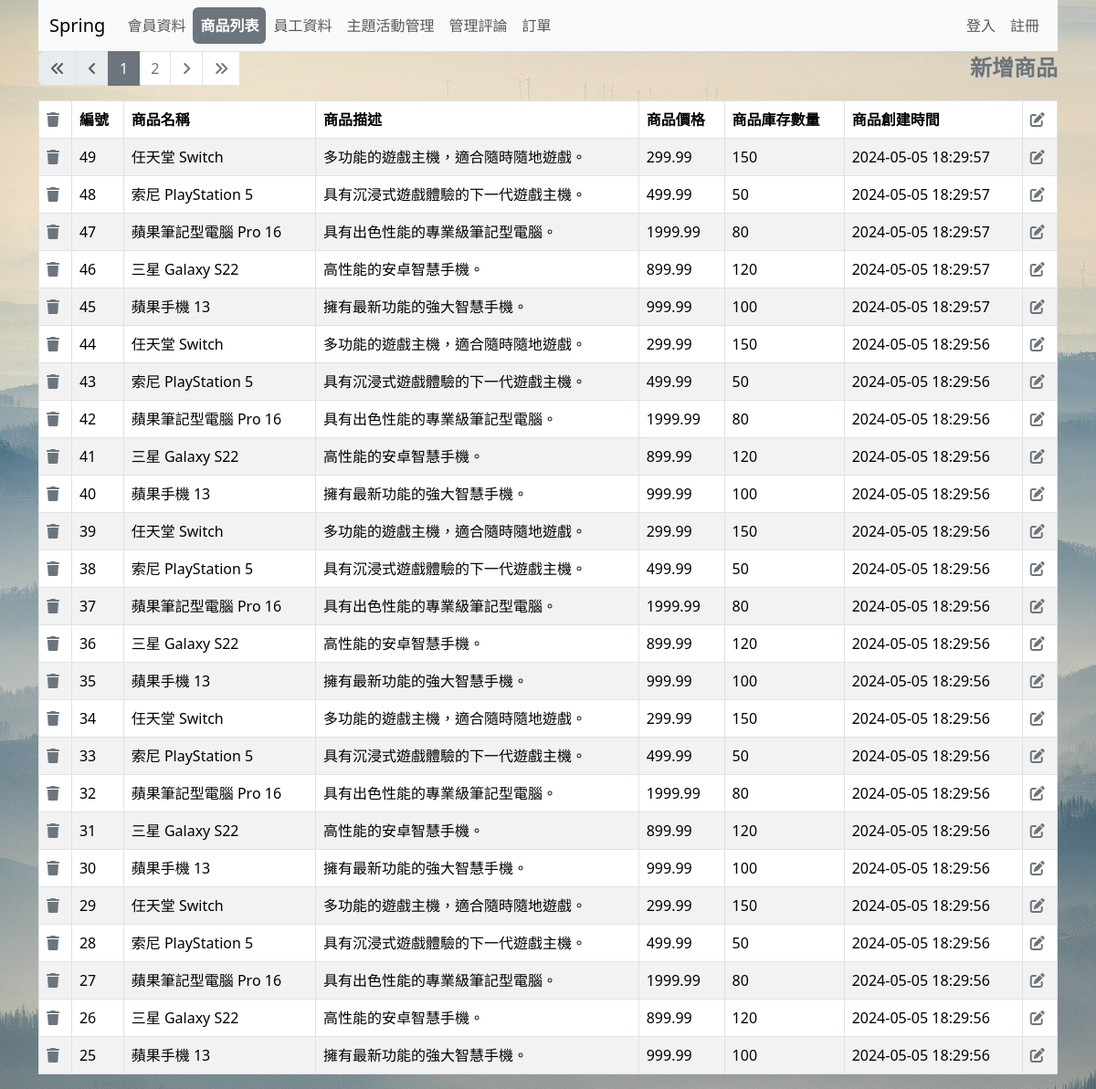
The page /list2.php on the database its author committed.
### tables this page shows
CREATE TABLE `products` (
  `sid` int NOT NULL AUTO_INCREMENT,
  `name` varchar(100) NOT NULL,
  `description` text,
  `price` decimal(10,2) NOT NULL,
  `quantity` int NOT NULL DEFAULT '0',
  `created_at` timestamp NULL DEFAULT CURRENT_TIMESTAMP,
  PRIMARY KEY (`sid`)
);

### list2.php (the view, shortened to what this page needs)
<?php
require __DIR__ . '/config/pdo-connect.php';
$pageName = 'ab_list2';
$t_sql = "SELECT COUNT(1) FROM products";
$perPage = 25;
$page = isset($_GET['page']) ? intval($_GET['page']) : 1;
$totalRows = $pdo->query($t_sql)->fetch(PDO::FETCH_NUM)[0];
$totalPages = 0;
$rows = [];
if ($totalRows > 0) {
  $totalPages = ceil($totalRows / $perPage);
  $sql = sprintf(
    "SELECT * FROM products ORDER BY sid DESC LIMIT %s, %s",
    ($page - 1) * $perPage,
    $perPage
  );
  $rows = $pdo->query($sql)->fetchAll();
}
?>
<?php include __DIR__ . '/parts/html-head.php' ?>
<?php include __DIR__ . '/parts/navbar.php' ?>
<div class="container">
  <div class="row">
    <div class="col">
      <nav aria-label="Page navigation example">
        <ul class="pagination">
          <li class="page-item <?= $page == 1 ? 'disabled' : '' ?>">
            <a class="page-link" href="?page=1">
              <i class="fa-solid fa-angles-left"></i>
            </a>
          </li>
          <li class="page-item <?= $page == 1 ? 'disabled' : '' ?>">
            <a class="page-link" href="?page=<?= $page - 1 ?>">
              <i class="fa-solid fa-angle-left"></i>
            </a>
          </li>
          <?php for ($i = $page - 5; $i <= $page + 5; $i++) :
            if ($i >= 1 and $i <= $totalPages) :
          ?>
              <li class="page-item <?= $page == $i ? 'active' : '' ?>">
                <a class="page-link" href="?page=<?= $i ?>"><?= $i ?></a>
              </li>
          <?php endif;
          endfor; ?>
          <li class="page-item <?= $page == $totalPages ? 'disabled' : '' ?>">
            <a class="page-link" href="?page=<?= $page + 1 ?>">
              <i class="fa-solid fa-angle-right"></i>
            </a>
          </li>
          <li class="page-item <?= $page == $totalPages ? 'disabled' : '' ?>">
            <a class="page-link" href="?page=<?= $totalPages ?>">
              <i class="fa-solid fa-angles-right"></i>
            </a>
          </li>
          <a class="aclass<?= $pageName === 'ab_add' ? 'active' : '' ?>" href="add-products.php">新增商品</a>
        </ul>
      </nav>
    </div>
  </div>
  <div class="row">
    <div class="col">
      <table class="table table-bordered table-striped">
        <thead>
          <tr>
            <th><i class="fa-solid fa-trash"></i></th>
            <th>編號</th>
            <th>商品名稱</th>
            <th>商品描述</th>
            <th>商品價格</th>
            <th>商品庫存數量</th>
            <th>商品創建時間</th>
            <th><i class="fa-solid fa-pen-to-square"></i></th>
          </tr>
        </thead>
        <tbody>
          <?php foreach ($rows as $r) : ?>
            <tr>
              <td>
                <a href="javascript: deleteOne(<?= $r['sid'] ?>)">
                  <i class="fa-solid fa-trash"></i>
                </a>
              </td>
              <td><?= $r['sid'] ?></td>
              <td><?= $r['name'] ?></td>
              <td><?= htmlentities($r['description']) ?></td>
              <td><?= $r['price'] ?></td>
              <td><?= $r['quantity'] ?></td>
              <td><?= ($r['created_at']) ?></td>
              <td>
                <a href="edit-products.php?sid=<?= $r['sid'] ?>">
                  <i class="fa-solid fa-pen-to-square"></i>
                </a>
              </td>
            </tr>
          <?php endforeach ?>
        </tbody>
      </table>
    </div>
  </div>
</div>
<?php include __DIR__ . '/parts/html-foot.php' ?>

### parts/html-head.php (shortened to what this page needs)
<!DOCTYPE html>
<html lang="zh-hant-TW">
  <head>
    <link
      rel="stylesheet"
      href="	https://cdn.jsdelivr.net/npm/bootstrap@5.3.3/dist/css/bootstrap.min.css"
    />
    <link rel="stylesheet" href="https://cdnjs.cloudflare.com/ajax/libs/font-awesome/6.5.2/css/all.min.css">
  </head>
  <body>

### parts/navbar.php (shortened to what this page needs)
<div class="container">
  <nav class="navbar navbar-expand-lg bg-body-tertiary">
    <div class="container-fluid">
      <a class="navbar-brand" href="index_.php">Spring</a>
      <div class="collapse navbar-collapse" id="navbarSupportedContent">
        <ul class="navbar-nav me-auto mb-2 mb-lg-0">
          <li class="nav-item">
            <a class="nav-link <?= $pageName === 'ab_list' ? 'active' : '' ?>" href="list.php">會員資料</a>
          </li>
          <li class="nav-item">
            <a class="nav-link <?= $pageName === 'ab_list2' ? 'active' : '' ?>" href="list2.php">商品列表</a>
          </li>
          <li class="nav-item">
            <a class="nav-link <?= $pageName === 'ab_list3' ? 'active' : '' ?>" href="list3.php">員工資料</a>
          </li>
          <li class="nav-item">
            <a class="nav-link <?= $pageName === 'ab_list4' ? 'active' : '' ?>" href="list4.php">主題活動管理</a>
          </li>
          <li class="nav-item">
            <a class="nav-link <?= $pageName === 'ab_list5' ? 'active' : '' ?>" href="list5.php">管理評論</a>
          </li>
          <li class="nav-item">
            <a class="nav-link <?= $pageName === 'ab_list6' ? 'active' : '' ?>" href="list6.php">訂單</a>
          </li>
        </ul>
        <ul class="navbar-nav mb-2 mb-lg-0">
          <?php if (isset($_SESSION['admin'])) : ?>
            <li class="nav-item">
              <a class="nav-link"><?= $_SESSION['admin']['nickname'] ?></a>
            </li>
            <li class="nav-item">
              <a class="nav-link" href="logout.php">登出</a>
            </li>
          <?php else : ?>
            <li class="nav-item">
              <a class="nav-link <?= $pageName === 'login' ? 'active' : '' ?>" href="login.php">登入</a>
            </li>
            <li class="nav-item">
              <a class="nav-link <?= $pageName === 'register' ? 'active' : '' ?>" href="register.php">註冊</a>
            </li>
          <?php endif; ?>
        </ul>
      </div>
    </div>
  </nav>
</div>

### parts/html-foot.php
</body>
</html>

### list2.php (style rules this page uses)
.aclass { font-size:24px; font-weight: bold; margin-left:auto; color: #6c757d; text-decoration: none; }
.page-link { color: #6c757d; }
.active>.page-link, .page-link.active { background-color: #6c757d; border-color: #6c757d; color: white; }
.fa-trash, .fa-pen-to-square { color: #6c757d; }

### parts/navbar.php (style rules this page uses)
.navbar-nav .nav-link.active { border-radius: 6px; background-color: #6c757d; color: white; font-weight: 900; }

### rows shown on the page
products: sid "49", name "任天堂 Switch", description "多功能的遊戲主機，適合隨時隨地遊戲。", price "299.99", quantity "150", created_at "2024-05-05 18:29:57"
products: sid "48", name "索尼 PlayStation 5", description "具有沉浸式遊戲體驗的下一代遊戲主機。", price "499.99", quantity "50", created_at "2024-05-05 18:29:57"
products: sid "47", name "蘋果筆記型電腦 Pro 16", description "具有出色性能的專業級筆記型電腦。", price "1999.99", quantity "80", created_at "2024-05-05 18:29:57"
products: sid "46", name "三星 Galaxy S22", description "高性能的安卓智慧手機。", price "899.99", quantity "120", created_at "2024-05-05 18:29:57"
products: sid "45", name "蘋果手機 13", description "擁有最新功能的強大智慧手機。", price "999.99", quantity "100", created_at "2024-05-05 18:29:57"
products: sid "44", name "任天堂 Switch", description "多功能的遊戲主機，適合隨時隨地遊戲。", price "299.99", quantity "150", created_at "2024-05-05 18:29:56"
products: sid "43", name "索尼 PlayStation 5", description "具有沉浸式遊戲體驗的下一代遊戲主機。", price "499.99", quantity "50", created_at "2024-05-05 18:29:56"
products: sid "42", name "蘋果筆記型電腦 Pro 16", description "具有出色性能的專業級筆記型電腦。", price "1999.99", quantity "80", created_at "2024-05-05 18:29:56"
products: sid "41", name "三星 Galaxy S22", description "高性能的安卓智慧手機。", price "899.99", quantity "120", created_at "2024-05-05 18:29:56"
products: sid "40", name "蘋果手機 13", description "擁有最新功能的強大智慧手機。", price "999.99", quantity "100", created_at "2024-05-05 18:29:56"
products: sid "39", name "任天堂 Switch", description "多功能的遊戲主機，適合隨時隨地遊戲。", price "299.99", quantity "150", created_at "2024-05-05 18:29:56"
products: sid "38", name "索尼 PlayStation 5", description "具有沉浸式遊戲體驗的下一代遊戲主機。", price "499.99", quantity "50", created_at "2024-05-05 18:29:56"
products: sid "37", name "蘋果筆記型電腦 Pro 16", description "具有出色性能的專業級筆記型電腦。", price "1999.99", quantity "80", created_at "2024-05-05 18:29:56"
products: sid "36", name "三星 Galaxy S22", description "高性能的安卓智慧手機。", price "899.99", quantity "120", created_at "2024-05-05 18:29:56"
products: sid "35", name "蘋果手機 13", description "擁有最新功能的強大智慧手機。", price "999.99", quantity "100", created_at "2024-05-05 18:29:56"
products: sid "34", name "任天堂 Switch", description "多功能的遊戲主機，適合隨時隨地遊戲。", price "299.99", quantity "150", created_at "2024-05-05 18:29:56"
products: sid "33", name "索尼 PlayStation 5", description "具有沉浸式遊戲體驗的下一代遊戲主機。", price "499.99", quantity "50", created_at "2024-05-05 18:29:56"
products: sid "32", name "蘋果筆記型電腦 Pro 16", description "具有出色性能的專業級筆記型電腦。", price "1999.99", quantity "80", created_at "2024-05-05 18:29:56"
products: sid "31", name "三星 Galaxy S22", description "高性能的安卓智慧手機。", price "899.99", quantity "120", created_at "2024-05-05 18:29:56"
products: sid "30", name "蘋果手機 13", description "擁有最新功能的強大智慧手機。", price "999.99", quantity "100", created_at "2024-05-05 18:29:56"
products: sid "29", name "任天堂 Switch", description "多功能的遊戲主機，適合隨時隨地遊戲。", price "299.99", quantity "150", created_at "2024-05-05 18:29:56"
products: sid "28", name "索尼 PlayStation 5", description "具有沉浸式遊戲體驗的下一代遊戲主機。", price "499.99", quantity "50", created_at "2024-05-05 18:29:56"
products: sid "27", name "蘋果筆記型電腦 Pro 16", description "具有出色性能的專業級筆記型電腦。", price "1999.99", quantity "80", created_at "2024-05-05 18:29:56"
products: sid "26", name "三星 Galaxy S22", description "高性能的安卓智慧手機。", price "899.99", quantity "120", created_at "2024-05-05 18:29:56"
products: sid "25", name "蘋果手機 13", description "擁有最新功能的強大智慧手機。", price "999.99", quantity "100", created_at "2024-05-05 18:29:56"
